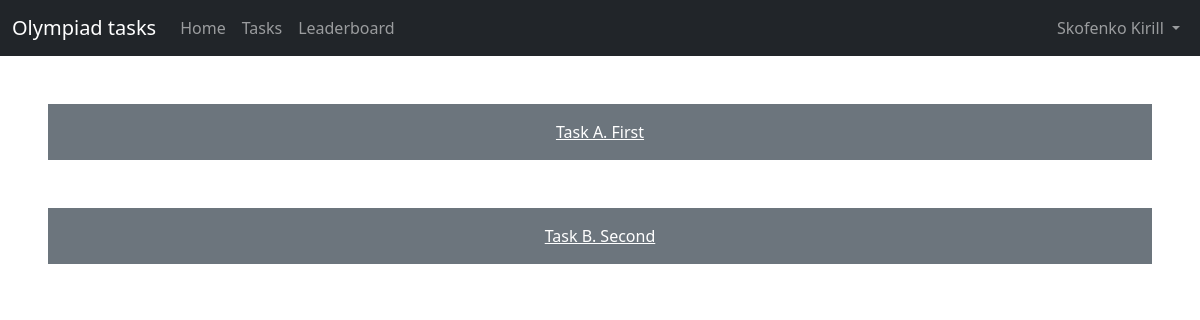
The app's page /tasks (signed in), older data.
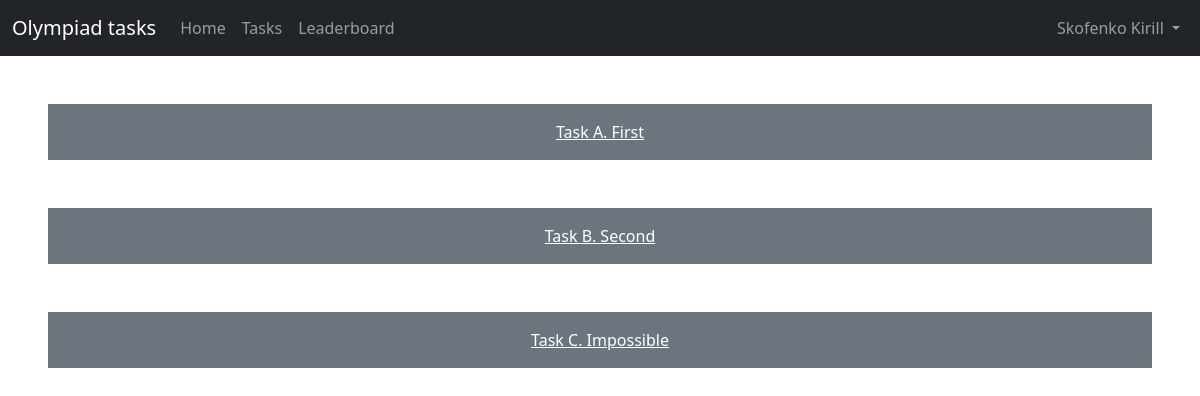
The same page, newer data.
### models.py (models this page shows, shortened)
class Task(db.Model):
    id = db.Column(db.Integer, primary_key=True)
    name = db.Column(db.String(30), nullable=False)
    text = db.Column(db.Text, nullable=False)
    answer = db.Column(db.Text, nullable=False)

### routes.py (the view)
@blueprint.route('/tasks')
def tasks():
    olymp_tasks = db.session.query(Task.id, Task.name).all()
    return render_template('tasks.html', user=session.get('user'), tasks=olymp_tasks)

### templates/tasks.html (shortened to what this page needs)
{% extends 'header.html' %}
{% block content %}
{% for el in tasks %}
<div class="d-flex justify-content-center bg-secondary m-5 p-3">
    <a class="text-white" href="tasks/{{ el.id }}">{{ el.name }}</a>
</div>
{% endfor %}
{% endblock %}

Row changes from the older to the newer data that the page shows:
added Task: name "Task C. Impossible"
